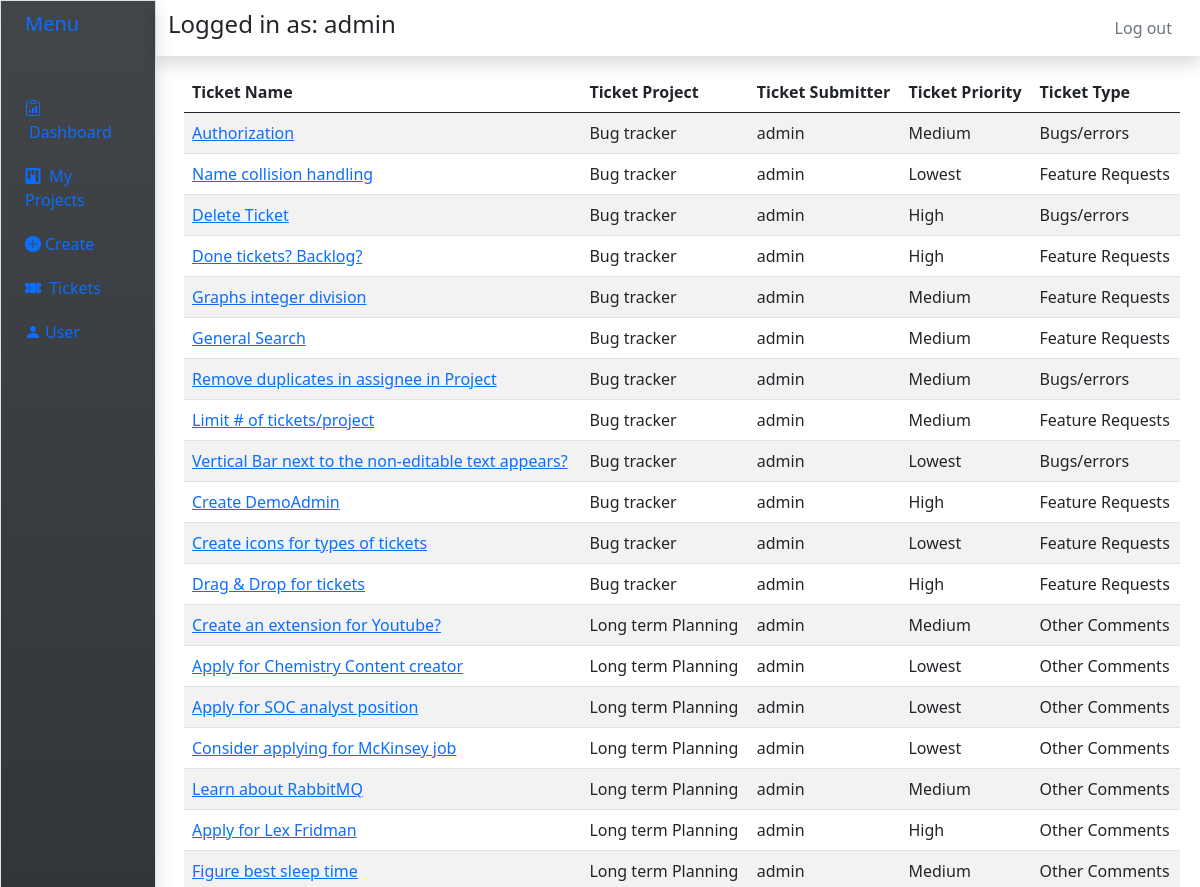
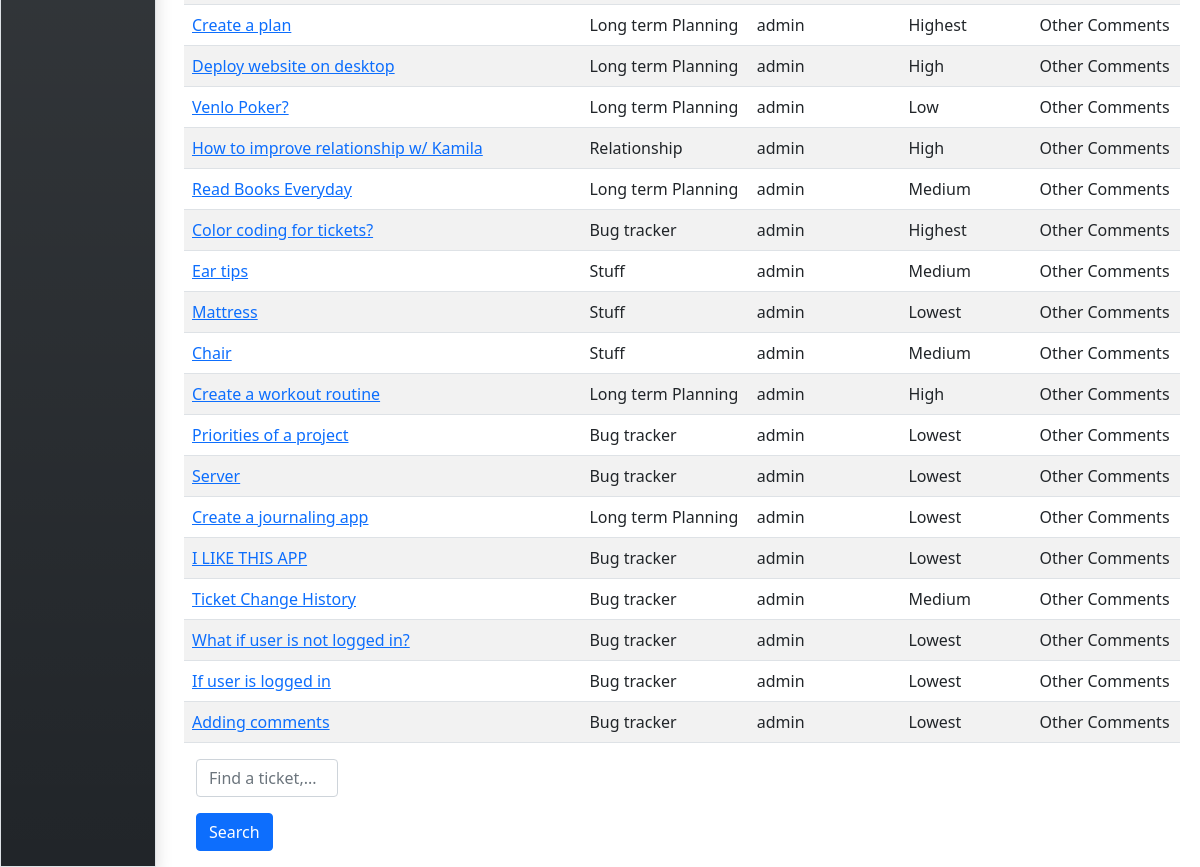
Screenshot of /tickets/tview/ (signed in) with the database file from the repository (2 pictures, top to bottom).
### jiralike/models.py (models this page shows)
class User(AbstractUser):
	rchoices = [
		('Submitter','Submitter'),
		('Manager','Manager'),
		('Developer','Developer'),
		('Admin', 'Admin'),
	]
	role = models.CharField(
		max_length=40,
		choices = rchoices,
		default = 'Submitter'
	)

class Project(models.Model):
	name =  models.CharField(max_length=200, null = False)
	description = models.TextField(blank =True, null=True)
	user = models.ForeignKey(User, on_delete =models.CASCADE, null =True,related_name="project")
	def __str__(self):
		return self.name

### ticket/models.py (models this page shows, shortened)
class Ticket(models.Model):
	description = models.TextField(blank = True, null = True)
	slug = models.SlugField(default='slug')
	title = models.CharField(max_length=200, null=False, default='title')
	submitter = models.ForeignKey(User, on_delete=models.SET_NULL, null = True)
	assignee = models.ForeignKey(User, on_delete=models.SET_NULL,related_name='tickets',null=True)
	proj = models.ForeignKey(Project, on_delete=models.CASCADE, null=False, default = 1)
	pty = 	[
			('Lowest', 'Lowest'),
			('Low','Low'),
			('Medium','Medium'),
			('High', 'High'),
			('Highest','Highest'),
			]
	sts =[
		('Open','Open'),
		('Done','Done'),
		('In Progress', 'In Progress'),
		]
	tps = [
		('Bugs/errors','Bugs/errors'),
		('Feature Requests','Feature Requests'),
		('Other Comments','Other Comments'),
	]
	priority = models.CharField(
		max_length=20,
		choices = pty,
		default = 'Lowest'
	)
	status = models.CharField(
		max_length=20,
		choices = sts,
		default = 'Open'
	)
	created = models.TimeField("Created", auto_now=False,auto_now_add=True)
	types = models.CharField(
		max_length = 30,
		choices = tps,
		default = 'Other Comments'
	)
	history = HistoricalRecords()
	class Meta:
		app_label = 'ticket'

### ticket/views.py (the view)
# urls.py: path("tview/", views.tview, name ='tview'),
@login_required
def tview(response):
	query = response.GET.get('query','')
	t = Ticket.objects.filter(assignee = response.user)
	if query:
		t = t.filter(Q(title__icontains = query) | Q(description__icontains = query)|Q(types__icontains = query))#cannot filter foreignkeys
	return render(response, "ticket/tickets_view.html",{
		"tickets":t,
		"query":query,
		})

### ticket/templates/ticket/tickets_view.html
{%extends 'jiralike/base.html' %}
{%block content%}
<div class="container mx-1 mt-3">
<div class="row">
	<table class= 'table table-striped table-hover'>
		<thead>
			<tr>
				<th scope='col'>Ticket Name</th>
				<th scope='col'>Ticket Project</th>
				<th scope='col'>Ticket Submitter</th>
				<th scope='col'>Ticket Priority</th>
				<th scope='col'>Ticket Type</th>
			</tr>
		</thead>
		<tbody>
				{%for t in tickets%}
				<tr>
				<td><a href="{% url 'ticket:ticket' t.id %}">{{t.title}}</a></td>
				<td>{{t.proj}}</td>
				<td>{{t.assignee}}</td>
				<td>{{t.priority}}</td>
				<td>{{t.types}}</td>
				</tr>
				{%endfor%}
		</tbody>
	</table>
</div>
</div>
<div class="container mx-1">
	<div class="row">
		<div class="col-2">
			<form method = 'get' action="{% url  'ticket:tview' %}">
				<input  class = "form-control" name = 'query' type = 'text' value = "{{query}}" placeholder="Find a ticket,...">
				<button class = "btn btn-primary my-3">Search</button>
			</form>
		</div>
	</div>
</div>
{%endblock%}

### jiralike/templates/jiralike/base.html (shortened to what this page needs)
<!DOCTYPE html>
<html>
<head>
  <link href="https://cdn.jsdelivr.net/npm/bootstrap@5.0.2/dist/css/bootstrap.min.css" rel="stylesheet"
>
  <link rel="stylesheet" href="https://cdn.jsdelivr.net/npm/bootstrap-icons@1.10.3/font/bootstrap-icons.css">
</head>
<body>
  <div class="container-fluid">
    <div class="row flex-nowrap">
      <div class="col-auto col-md-3 col-xl-2 px-sm-2 px-0 bg-dark bg-gradient border shadow  " style="width: 13%;">
        <div class="d-flex flex-column align-items-center align-items-sm-start px-3 pt-2 text-dark min-vh-100">
          <a href="/" class="d-flex align-items-center pb-3 mb-md-0 me-md-auto text-primary text-decoration-none">
            <span class="fs-5 d-none d-sm-inline">Menu</span>
          </a>
          <ul class="nav nav-pills flex-column mb-sm-auto mb-0 align-items-center align-items-sm-start" id="menu">
            <li class="nav-item mb-1">
              <a href="/home" class="nav-link align-middle px-0">
                <i class="bi bi-clipboard-data"></i> <span class="ms-1 d-none d-sm-inline">Dashboard</span>
              </a>
            </li>
            <ul class="nav nav-pills flex-column mb-sm-auto mb-0 align-items-center align-items-sm-start" id="menu">
              <li class="nav-item mb-1">
                <a href="/view" class="nav-link align-middle px-0">
                  <i class="bi bi-kanban-fill"></i> <span class="ms-1 d-none d-sm-inline">My Projects</span>
                </a>
              </li>
              <li class="nav-item mb-1">
                <a href="{% url 'create' %}" class="nav-link align-middle px-0">
                  <i class="bi bi-plus-circle-fill"></i><span class="ms-1 d-none d-sm-inline">Create</span>
                </a>
              </li>
              <li class="nav-item mb-1">
                <a href="{% url 'ticket:tview' %}" class="nav-link align-middle px-0">
                  <i class="bi bi-ticket-perforated-fill"></i> <span class="ms-1 d-none d-sm-inline">Tickets</span>
                </a>
              </li>
              <li class="nav-item">
                <a href="{% url 'current_user' %}" class="nav-link align-middle px-0">
                  <i class="bi bi-person-fill"></i><span class="ms-1 d-none d-sm-inline">User</span>
                </a>
              </li>
            </ul>
        </div>
      </div>
      <div class="col">
        <div class="row sticky-top">
          <nav class="navbar navbar-expand-lg navbar-white  shadow">
            <div class="col-8">
              {% if user.is_anonymous == False%}
              <p class='h4'>Logged in as: {{user}}</p>
              {% endif %}
            </div>
            <div class="col-4 text-secondary">
              {%if user.is_anonymous%}
              <div class="d-flex justify-content-end"><a class="nav-link text-secondary" href="/login">Login</a></div>
              {%else%}
              <div class="d-flex justify-content-end"><a class="nav-link text-secondary" href="/logout">Log out</a>
              </div>
              {%endif%}
            </div>
          </nav>
        </div>
        {%block content%}{%endblock%}
      </div>
    </div>
  </div>
</body>
</html>

### rows the page displays
User: username "admin"
Ticket: title "Authorization", proj "Bug tracker", assignee "admin", priority "Medium", types "Bugs/errors"
Ticket: title "Name collision handling", proj "Bug tracker", assignee "admin", priority "Lowest", types "Feature Requests"
Ticket: title "Delete Ticket", proj "Bug tracker", assignee "admin", priority "High", types "Bugs/errors"
Ticket: title "Done tickets? Backlog?", proj "Bug tracker", assignee "admin", priority "High", types "Feature Requests"
Ticket: title "Graphs integer division", proj "Bug tracker", assignee "admin", priority "Medium", types "Feature Requests"
Ticket: title "General Search", proj "Bug tracker", assignee "admin", priority "Medium", types "Feature Requests"
Ticket: title "Remove duplicates in assignee in Project", proj "Bug tracker", assignee "admin", priority "Medium", types "Bugs/errors"
Ticket: title "Limit # of tickets/project", proj "Bug tracker", assignee "admin", priority "Medium", types "Feature Requests"
Ticket: title "Vertical Bar next to the non-editable text appears?", proj "Bug tracker", assignee "admin", priority "Lowest", types "Bugs/errors"
Ticket: title "Create DemoAdmin", proj "Bug tracker", assignee "admin", priority "High", types "Feature Requests"
Ticket: title "Create icons for types of tickets", proj "Bug tracker", assignee "admin", priority "Lowest", types "Feature Requests"
Ticket: title "Drag & Drop for tickets", proj "Bug tracker", assignee "admin", priority "High", types "Feature Requests"
Ticket: title "Create an extension for Youtube?", proj "Long term Planning", assignee "admin", priority "Medium", types "Other Comments"
Ticket: title "Apply for Chemistry Content creator", proj "Long term Planning", assignee "admin", priority "Lowest", types "Other Comments"
Ticket: title "Apply for SOC analyst position", proj "Long term Planning", assignee "admin", priority "Lowest", types "Other Comments"
Ticket: title "Consider applying for McKinsey job", proj "Long term Planning", assignee "admin", priority "Lowest", types "Other Comments"
Ticket: title "Learn about RabbitMQ", proj "Long term Planning", assignee "admin", priority "Medium", types "Other Comments"
Ticket: title "Apply for Lex Fridman", proj "Long term Planning", assignee "admin", priority "High", types "Other Comments"
Ticket: title "Figure best sleep time", proj "Long term Planning", assignee "admin", priority "Medium", types "Other Comments"
Ticket: title "Create a plan", proj "Long term Planning", assignee "admin", priority "Highest", types "Other Comments"
Ticket: title "Deploy website on desktop", proj "Long term Planning", assignee "admin", priority "High", types "Other Comments"
Ticket: title "Venlo Poker?", proj "Long term Planning", assignee "admin", priority "Low", types "Other Comments"
Ticket: title "How to improve relationship w/ Kamila", proj "Relationship", assignee "admin", priority "High", types "Other Comments"
Ticket: title "Read Books Everyday", proj "Long term Planning", assignee "admin", priority "Medium", types "Other Comments"
Ticket: title "Color coding for tickets?", proj "Bug tracker", assignee "admin", priority "Highest", types "Other Comments"
Ticket: title "Ear tips", proj "Stuff", assignee "admin", priority "Medium", types "Other Comments"
Ticket: title "Mattress", proj "Stuff", assignee "admin", priority "Lowest", types "Other Comments"
Ticket: title "Chair", proj "Stuff", assignee "admin", priority "Medium", types "Other Comments"
Ticket: title "Create a workout routine", proj "Long term Planning", assignee "admin", priority "High", types "Other Comments"
Ticket: title "Priorities of a project", proj "Bug tracker", assignee "admin", priority "Lowest", types "Other Comments"
Ticket: title "Server", proj "Bug tracker", assignee "admin", priority "Lowest", types "Other Comments"
Ticket: title "Create a journaling app", proj "Long term Planning", assignee "admin", priority "Lowest", types "Other Comments"
Ticket: title "I LIKE THIS APP", proj "Bug tracker", assignee "admin", priority "Lowest", types "Other Comments"
Ticket: title "Ticket Change History", proj "Bug tracker", assignee "admin", priority "Medium", types "Other Comments"
Ticket: title "What if user is not logged in?", proj "Bug tracker", assignee "admin", priority "Lowest", types "Other Comments"
Ticket: title "If user is logged in", proj "Bug tracker", assignee "admin", priority "Lowest", types "Other Comments"
Ticket: title "Adding comments", proj "Bug tracker", assignee "admin", priority "Lowest", types "Other Comments"
